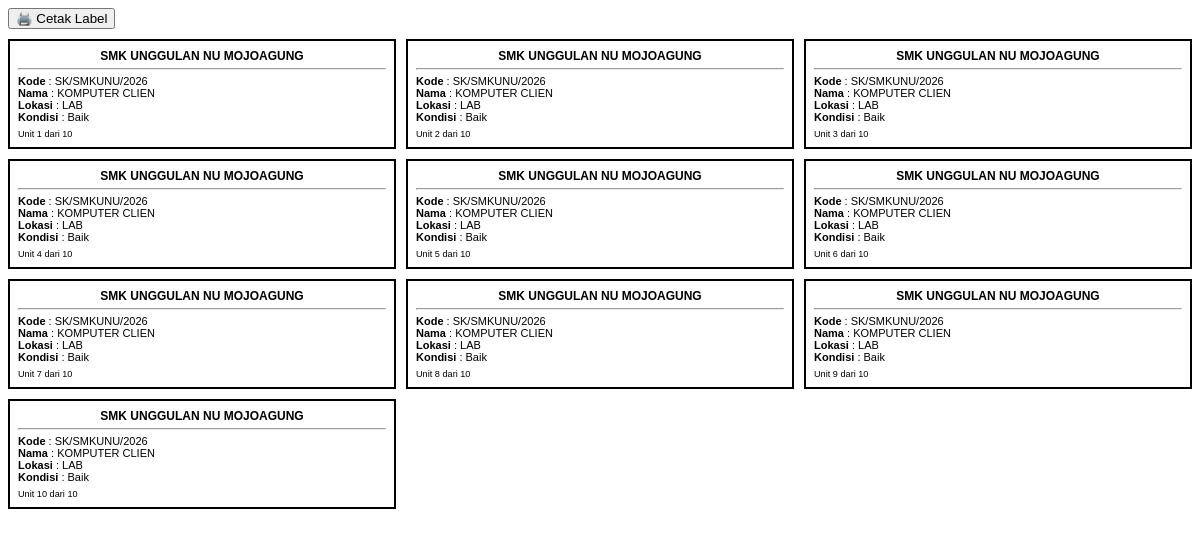
The page /label.php?id=7 (signed in) on the database its author committed.
### tables this page shows
CREATE TABLE `inventaris` (
  `id` int(11) NOT NULL,
  `kode_barang` varchar(50) DEFAULT NULL,
  `nama_barang` varchar(100) DEFAULT NULL,
  `jumlah` int(11) DEFAULT NULL,
  `kondisi` enum('Baik','Rusak Ringan','Rusak Berat') DEFAULT NULL,
  `lokasi` varchar(100) DEFAULT NULL,
  `keterangan` text DEFAULT NULL
);

### label.php (the view, shortened to what this page needs)
<?php
include 'config/koneksi.php';
$id = $_GET['id'];
$q = mysqli_query($conn, "SELECT * FROM inventaris WHERE id='$id'");
$d = mysqli_fetch_assoc($q);
$jumlah_label = (int) $d['jumlah'];
?>
<!DOCTYPE html>
<html lang="id">
<head>
</head>
<body>
<button class="print-btn" onclick="window.print()">🖨️ Cetak Label</button>
<div class="page">
<?php
for ($i = 1; $i <= $jumlah_label; $i++) {
?>
  <div class="label">
    <h4>SMK UNGGULAN NU MOJOAGUNG</h4>
    <hr>
    <div><b>Kode</b> : <?= htmlspecialchars($d['kode_barang']) ?></div>
    <div><b>Nama</b> : <?= htmlspecialchars($d['nama_barang']) ?></div>
    <div><b>Lokasi</b> : <?= htmlspecialchars($d['lokasi']) ?></div>
    <div><b>Kondisi</b> : <?= htmlspecialchars($d['kondisi']) ?></div>
    <div style="margin-top:4px;">
      <small>Unit <?= $i ?> dari <?= $jumlah_label ?></small>
    </div>
  </div>
<?php } ?>
</div>
</body>
</html>

### label.php (style rules this page uses)
body { font-family: Arial, sans-serif; }
.print-btn { margin-bottom: 10px; }
.page { display: grid; grid-template-columns: repeat(3, 1fr); gap: 10px; }
.label { border: 2px solid #000; padding: 8px; font-size: 11px; }
.label h4 { margin: 0; font-size: 12px; text-align: center; }
.label hr { margin: 5px 0; }

### rows shown on the page
inventaris: kode_barang "SK/SMKUNU/2026", nama_barang "KOMPUTER CLIEN", lokasi "LAB", kondisi "Baik", jumlah "10"
